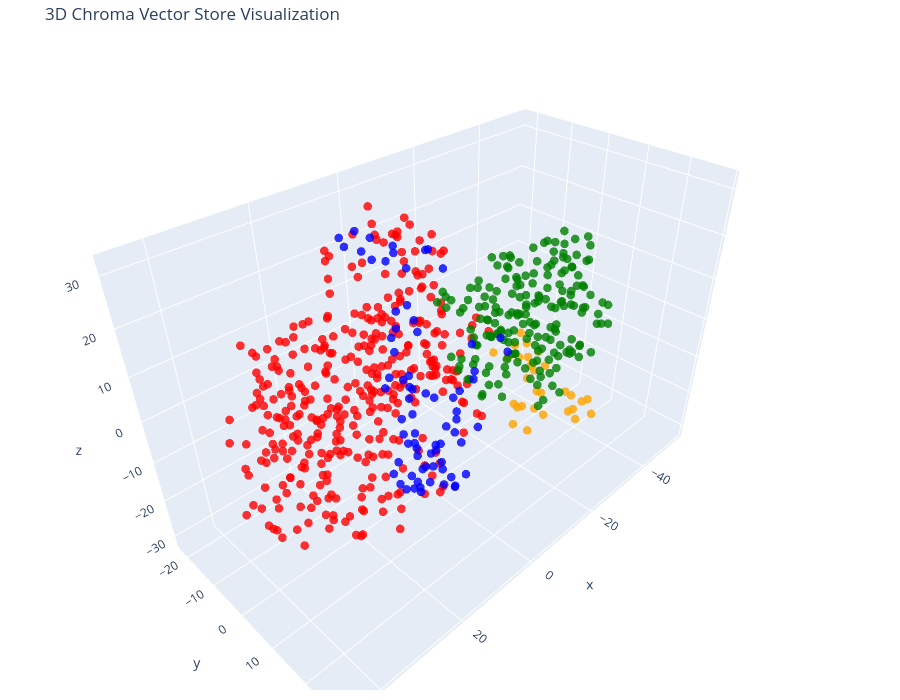

The code cell stored with this chart in its notebook:
### Code cell
tsne = TSNE(n_components=3, random_state=42)
reduced_vectors = tsne.fit_transform(vectors)

# Create the 3D scatter plot
fig = go.Figure(data=[go.Scatter3d(
    x=reduced_vectors[:, 0],
    y=reduced_vectors[:, 1],
    z=reduced_vectors[:, 2],
    mode='markers',
    marker=dict(size=5, color=colors, opacity=0.8),
    text=[f"Type: {t}<br>Text: {d[:100]}..." for t, d in zip(doc_types, documents)],
    hoverinfo='text'
)])

fig.update_layout(
    title='3D Chroma Vector Store Visualization',
    scene=dict(xaxis_title='x', yaxis_title='y', zaxis_title='z'),
    width=900,
    height=700,
    margin=dict(r=10, b=10, l=10, t=40)
)

fig.show()

### Figure 1 — Plotly figure (JSON) as saved in the notebook; plotly's stock layout.template omitted (floating-point values rounded to 4 significant figures; data arrays with more than 128 entries replaced by an {"elided": "..."} marker saying what was removed)
{"data": [{"hoverinfo": "text", "marker": {"color": {"elided": "646 str values"}, "opacity": 0.8, "size": 5}, "mode": "markers", "text": {"elided": "646 str values"}, "type": "scatter3d", "x": {"elided": "646 float values"}, "y": {"elided": "646 float values"}, "z": {"elided": "646 float values"}}], "layout": {"height": 700, "margin": {"b": 10, "l": 10, "r": 10, "t": 40}, "scene": {"xaxis": {"title": {"text": "x"}}, "yaxis": {"title": {"text": "y"}}, "zaxis": {"title": {"text": "z"}}}, "title": {"text": "3D Chroma Vector Store Visualization"}, "width": 900}}
